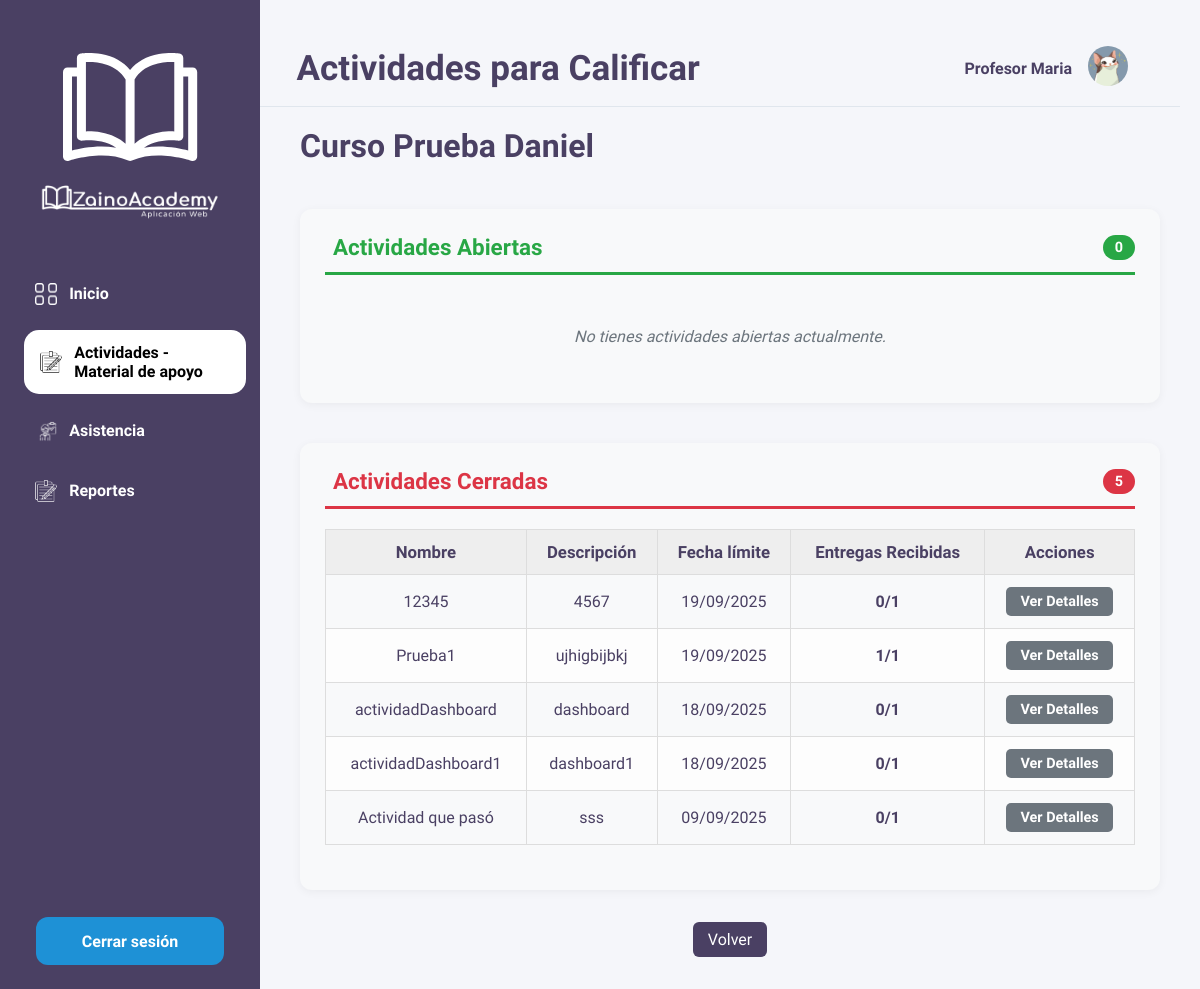
/profesores/actividades/calificar/1/ (signed in), run on an earlier commit of the app's database.
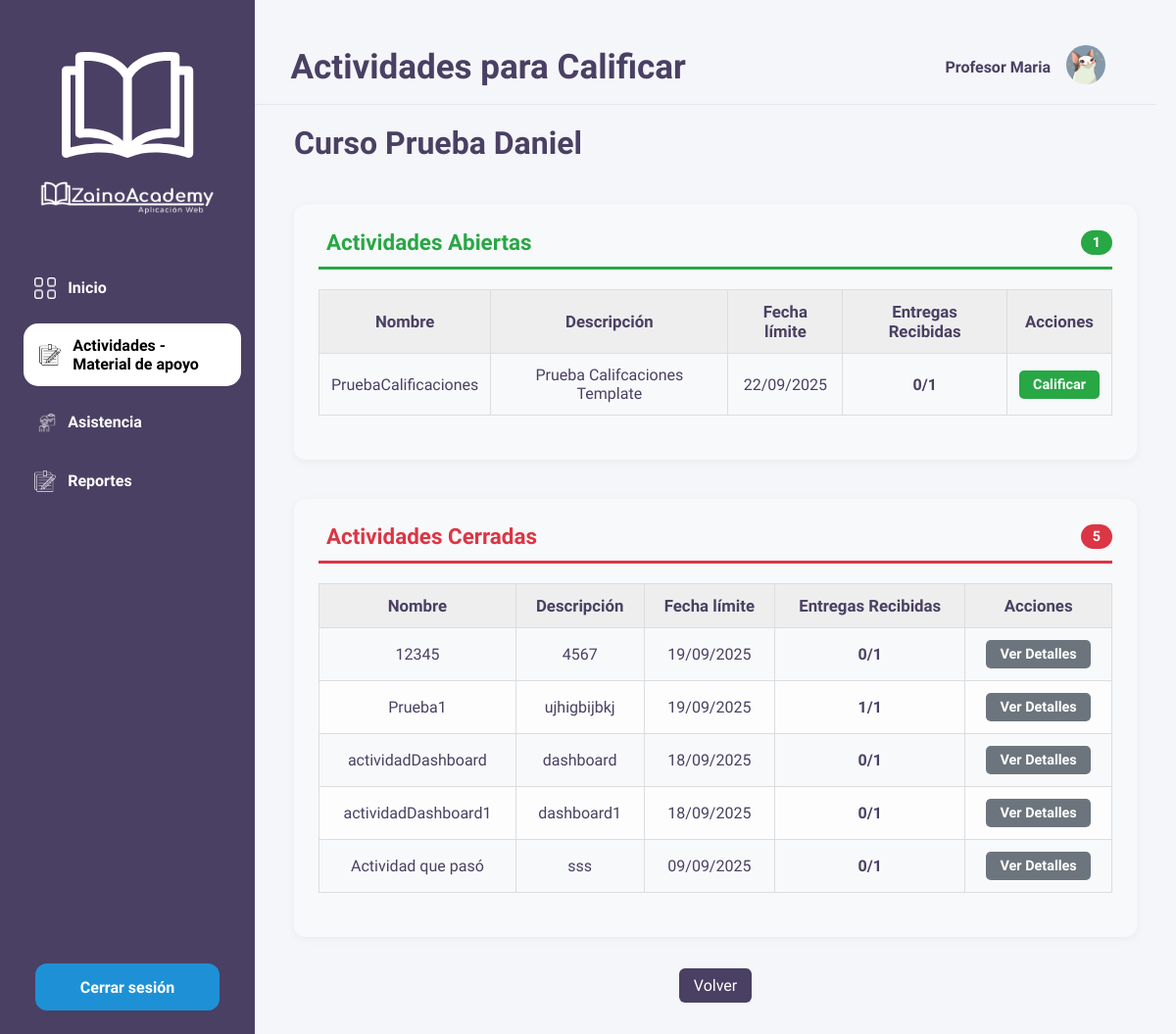
And on a later commit of the database.
### zainoAcademy_app/models.py (models this page shows, shortened)
class Actividad(models.Model):
    Act_id = models.AutoField(primary_key=True)
    Act_nombre = models.CharField(max_length=30)
    Act_descripcion = models.TextField()
    Act_fechaLimite = models.DateField()
    Act_Archivo_Profesor = models.FileField(upload_to='archivos/profesores/', null=True, blank=True)
    Esta_Actividad = models.ForeignKey(Estado_Actividad, on_delete=models.CASCADE)
    Bol = models.ForeignKey(Boletin, on_delete=models.CASCADE)
    class Meta:
        db_table = 'actividad'

### zainoAcademy_app/views.py (the view)
# urls.py: path('profesores/actividades/calificar/<int:curso_id>/', views.lista_actividades_calificar, name='lista_actividades_calificar'),
def lista_actividades_calificar(request, curso_id):
    usuario = get_usuario_from_session(request)
    if not usuario:
        return redirect('login')
    curso = get_object_or_404(Curso, Cur_id=curso_id)
    try:
        profesor = Profesores.objects.get(Us=usuario)
    except Profesores.DoesNotExist:
        messages.error(request, "No tienes permisos de profesor.")
        return redirect('dashboard_profesores')
    ahora = timezone.now().date()
    abiertas = Actividad.objects.filter(
        Bol__Pro=profesor,
        Bol__Cur=curso,
        Act_fechaLimite__gte=ahora
    ).order_by('-Act_fechaLimite')
    cerradas = Actividad.objects.filter(
        Bol__Pro=profesor,
        Bol__Cur=curso,
        Act_fechaLimite__lt=ahora
    ).order_by('-Act_fechaLimite')
    periodo_id = None
    boletin = Boletin.objects.filter(Pro=profesor, Cur=curso).first()
    if boletin:
        periodo_id = boletin.Per.Per_id
    for lista in (abiertas, cerradas):
        for actividad in lista:
            total_estudiantes = Estudiantes.objects.filter(
                estudiante_curso__Cur=curso
            ).distinct().count()
            total_entregas = Actividad_EntregaArchivo.objects.filter(
                entrega__Act=actividad
            ).values('entrega').distinct().count()
            actividad.total_estudiantes = total_estudiantes
            actividad.total_entregas = total_entregas
    context = {
        'curso': curso,
        'abiertas': abiertas,
        'cerradas': cerradas,
        'usuario': usuario,
        'periodo_id': periodo_id,
    }
    return render(request, 'profesores/lista_actividades_calificar.html', context)

### zainoAcademy_app/context_processors.py (called while the page is built)
def usuario_context(request):
    usuario = None
    try:
        usuario = get_usuario_from_session(request)
    except:
        pass
    return {"usuario": usuario}

### zainoAcademy_app/views.py (called while the page is built)
def get_usuario_from_session(request):
    usuario_id = request.session.get('usuario_id')
    if usuario_id:
        try:
            return Usuario.objects.get(Us_id=usuario_id)
        except Usuario.DoesNotExist:
            return None
    return None

### zainoAcademy_app/templates/profesores/lista_actividades_calificar.html (shortened to what this page needs)
{% extends "profesores/base.html" %}
{% load static %}
{% block extra_css %}
<link rel="stylesheet" href="{% static 'css/profesores/lista_actividades_calificar.css' %}">
{% endblock %}
{% block page_title %}Actividades para Calificar{% endblock %}
{% block mockUp %}
<main class="main-content">
    <div class="content">
        <h2 class="section-title">{{ curso.Cur_nombre }}</h2> <br>
        <div class="seccion-actividades">
            <div class="seccion-header abiertas-header">
                <h3> Actividades Abiertas</h3>
                <span class="contador">{{ abiertas|length }}</span>
            </div>
            {% if abiertas %}
                <table class="activities-table">
                    <thead>
                        <tr>
                            <th>Nombre</th>
                            <th>Descripción</th>
                            <th>Fecha límite</th>
                            <th>Entregas Recibidas</th>
                            <th>Acciones</th>
                        </tr>
                    </thead>
                    <tbody>
                        {% for act in abiertas %}
                        <tr>
                            <td>{{ act.Act_nombre }}</td>
                            <td>{{ act.Act_descripcion }}</td>
                            <td>{{ act.Act_fechaLimite|date:"d/m/Y" }}</td>
                            <td>
                                <span class="entregas-contador">
                                    {{ act.total_entregas|default:0 }}/{{ act.total_estudiantes|default:0 }}
                                </span>
                            </td>
                            <td>
                                <a href="{% url 'actividad_profesores_calificaciones' act.Act_id %}" class="btn calificar">Calificar</a>
                            </td>
                        </tr>
                        {% endfor %}
                    </tbody>
                </table>
            {% else %}
                <div class="empty-section">
                    <p> No tienes actividades abiertas actualmente.</p>
                </div>
            {% endif %}
        </div>
        <div class="seccion-actividades">
            <div class="seccion-header cerradas-header">
                <h3> Actividades Cerradas</h3>
                <span class="contador">{{ cerradas|length }}</span>
            </div>
            {% if cerradas %}
                <table class="activities-table">
                    <thead>
                        <tr>
                            <th>Nombre</th>
                            <th>Descripción</th>
                            <th>Fecha límite</th>
                            <th>Entregas Recibidas</th>
                            <th>Acciones</th>
                        </tr>
                    </thead>
                    <tbody>
                        {% for act in cerradas %}
                        <tr>
                            <td>{{ act.Act_nombre }}</td>
                            <td>{{ act.Act_descripcion }}</td>
                            <td>{{ act.Act_fechaLimite|date:"d/m/Y" }}</td>
                            <td>
                                <span class="entregas-contador">
                                    {{ act.total_entregas|default:0 }}/{{ act.total_estudiantes|default:0 }}
                                </span>
                            </td>
                            <td>
                                <a href="{% url 'actividad_profesores_calificaciones' act.Act_id %}" class="btn ver">Ver Detalles</a>
                            </td>
                        </tr>
                        {% endfor %}
                    </tbody>
                </table>
            {% else %}
                <div class="empty-section">
                    <p><i class="icon-info"></i> No tienes actividades cerradas actualmente.</p>
                </div>
            {% endif %}
        </div>
        <div class="acciones">
            <a href="{% url 'actividad_profesores_consultar_cursos' periodo_id %}" class="volver-btn">Volver</a>
        </div>
    </div>
</main>
{% endblock %}

What changed in the data, as far as the page shows it:
added Actividad: Act_nombre "PruebaCalificaciones", Act_descripcion "Prueba Califcaciones Template", Act_fechaLimite "22/09/2025", total_entregas "0", total_estudiantes "1", shown under "Actividades Abiertas"
Also different on the page:
{{ abiertas|length }}: "0" → "1"
text no longer shown: "No tienes actividades abiertas actualmente."
text now shown: "Nombre Descripción Fecha límite Entregas Recibidas Acciones"
